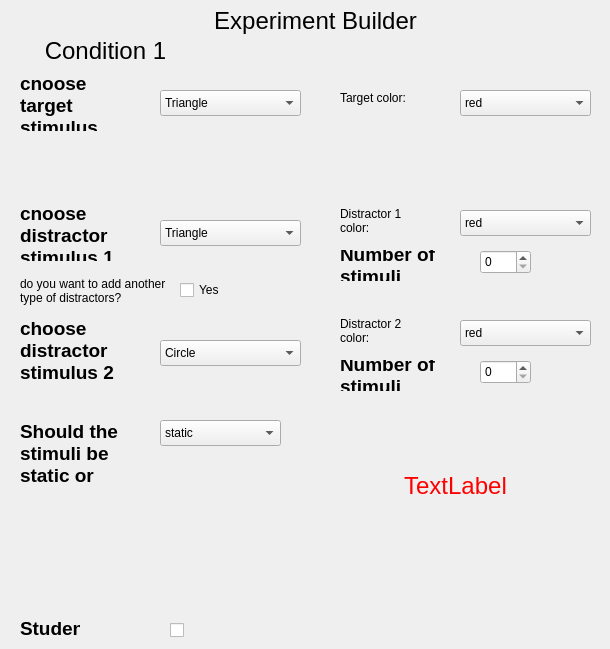
    <widget class="QWidget" name="DemographicsPage">
     <widget class="QLabel" name="errormsg">
      <property name="geometry">
       <rect>
        <x>310</x>
        <y>390</y>
        <width>291</width>
        <height>191</height>
       </rect>
      </property>
      <property name="palette">
       <palette>
        <active>
         <colorrole role="WindowText">
          <brush brushstyle="SolidPattern">
           <color alpha="255">
            <red>255</red>
            <green>0</green>
            <blue>0</blue>
           </color>
          </brush>
         </colorrole>
        </active>
        <inactive>
         <colorrole role="WindowText">
          <brush brushstyle="SolidPattern">
           <color alpha="255">
            <red>255</red>
            <green>0</green>
            <blue>0</blue>
           </color>
          </brush>
         </colorrole>
        </inactive>
        <disabled>
         <colorrole role="WindowText">
          <brush brushstyle="SolidPattern">
           <color alpha="255">
            <red>127</red>
            <green>127</green>
            <blue>127</blue>
           </color>
          </brush>
         </colorrole>
        </disabled>
       </palette>
      </property>
      <property name="font">
       <font>
        <family>Arial</family>
        <pointsize>18</pointsize>
       </font>
      </property>
      <property name="text">
       <string>TextLabel</string>
      </property>
      <property name="alignment">
       <set>Qt::AlignCenter</set>
      </property>
      <property name="wordWrap">
       <bool>true</bool>
      </property>
     </widget>
     <widget class="QLabel" name="SexLabel">
      <property name="geometry">
       <rect>
        <x>20</x>
        <y>420</y>
        <width>121</width>
        <height>71</height>
       </rect>
      </property>
      <property name="font">
       <font>
        <family>Arial</family>
        <pointsize>14</pointsize>
        <weight>75</weight>
        <bold>true</bold>
       </font>
      </property>
      <property name="text">
       <string>Should the stimuli be static or moving?</string>
      </property>
      <property name="alignment">
       <set>Qt::AlignLeading|Qt::AlignLeft|Qt::AlignTop</set>
      </property>
      <property name="wordWrap">
       <bool>true</bool>
      </property>
     </widget>
     <widget class="QLabel" name="StudentLabel">
      <property name="geometry">
       <rect>
        <x>20</x>
        <y>620</y>
        <width>60</width>
        <height>16</height>
       </rect>
      </property>
      <property name="font">
       <font>
        <family>Arial</family>
        <pointsize>14</pointsize>
        <weight>75</weight>
        <italic>false</italic>
        <bold>true</bold>
       </font>
      </property>
      <property name="text">
       <string>Student?</string>
      </property>
      <property name="wordWrap">
       <bool>true</bool>
      </property>
     </widget>
     <widget class="QLabel" name="AgeLabel">
      <property name="geometry">
       <rect>
        <x>340</x>
        <y>250</y>
        <width>111</width>
        <height>31</height>
       </rect>
      </property>
      <property name="font">
       <font>
        <family>Arial</family>
        <pointsize>14</pointsize>
        <weight>75</weight>
        <bold>true</bold>
       </font>
      </property>
      <property name="text">
       <string>Number of stimuli</string>
      </property>
      <property name="wordWrap">
       <bool>true</bool>
      </property>
     </widget>
     <widget class="QLabel" name="label_6">
      <property name="geometry">
       <rect>
        <x>140</x>
        <y>0</y>
        <width>351</width>
        <height>41</height>
       </rect>
      </property>
      <property name="palette">
       <palette>
        <active>
         <colorrole role="WindowText">
          <brush brushstyle="SolidPattern">
           <color alpha="255">
            <red>0</red>
            <green>0</green>
            <blue>0</blue>
           </color>
          </brush>
         </colorrole>
         <colorrole role="Base">
          <brush brushstyle="SolidPattern">
           <color alpha="255">
            <red>6</red>
            <green>6</green>
            <blue>6</blue>
           </color>
          </brush>
         </colorrole>
         <colorrole role="Window">
          <brush brushstyle="SolidPattern">
           <color alpha="255">
            <red>0</red>
            <green>0</green>
            <blue>0</blue>
           </color>
          </brush>
         </colorrole>
        </active>
        <inactive>
         <colorrole role="WindowText">
          <brush brushstyle="SolidPattern">
           <color alpha="255">
            <red>0</red>
            <green>0</green>
            <blue>0</blue>
           </color>
          </brush>
         </colorrole>
         <colorrole role="Base">
          <brush brushstyle="SolidPattern">
           <color alpha="255">
            <red>6</red>
            <green>6</green>
            <blue>6</blue>
           </color>
          </brush>
         </colorrole>
         <colorrole role="Window">
          <brush brushstyle="SolidPattern">
           <color alpha="255">
            <red>0</red>
            <green>0</green>
            <blue>0</blue>
           </color>
          </brush>
         </colorrole>
        </inactive>
        <disabled>
         <colorrole role="WindowText">
          <brush brushstyle="SolidPattern">
           <color alpha="255">
            <red>127</red>
            <green>127</green>
            <blue>127</blue>
           </color>
          </brush>
         </colorrole>
         <colorrole role="Base">
          <brush brushstyle="SolidPattern">
           <color alpha="255">
            <red>0</red>
            <green>0</green>
            <blue>0</blue>
           </color>
          </brush>
         </colorrole>
         <colorrole role="Window">
          <brush brushstyle="SolidPattern">
           <color alpha="255">
            <red>0</red>
            <green>0</green>
            <blue>0</blue>
           </color>
          </brush>
         </colorrole>
        </disabled>
       </palette>
      </property>
      <property name="font">
       <font>
        <family>Arial</family>
        <pointsize>18</pointsize>
       </font>
      </property>
      <property name="autoFillBackground">
       <bool>false</bool>
      </property>
      <property name="text">
       <string>Experiment Builder</string>
      </property>
      <property name="alignment">
       <set>Qt::AlignCenter</set>
      </property>
      <property name="wordWrap">
       <bool>true</bool>
      </property>
     </widget>
     <widget class="QSpinBox" name="NumberDistractor1">
      <property name="geometry">
       <rect>
        <x>480</x>
        <y>250</y>
        <width>51</width>
        <height>24</height>
       </rect>
      </property>
      <property name="maximum">
       <number>200</number>
      </property>
     </widget>
     <widget class="QCheckBox" name="StudentCheckbox">
      <property name="geometry">
       <rect>
        <x>170</x>
        <y>620</y>
        <width>87</width>
        <height>20</height>
       </rect>
      </property>
      <property name="text">
       <string/>
      </property>
     </widget>
     <widget class="QLabel" name="AgeLabel_2">
      <property name="geometry">
       <rect>
        <x>20</x>
        <y>80</y>
        <width>111</width>
        <height>51</height>
       </rect>
      </property>
      <property name="font">
       <font>
        <family>Arial</family>
        <pointsize>14</pointsize>
        <weight>75</weight>
        <bold>true</bold>
       </font>
      </property>
      <property name="text">
       <string>choose target stimulus</string>
      </property>
      <property name="wordWrap">
       <bool>true</bool>
      </property>
     </widget>
     <widget class="QComboBox" name="typeTargetStimulus">
      <property name="geometry">
       <rect>
        <x>160</x>
        <y>90</y>
        <width>141</width>
        <height>26</height>
       </rect>
      </property>
      <item>
       <property name="text">
        <string>Triangle</string>
       </property>
      </item>
      <item>
       <property name="text">
        <string>Circle</string>
       </property>
      </item>
      <item>
       <property name="text">
        <string>Square</string>
       </property>
      </item>
     </widget>
     <widget class="QLabel" name="label">
      <property name="geometry">
       <rect>
        <x>340</x>
        <y>90</y>
        <width>91</width>
        <height>16</height>
       </rect>
      </property>
      <property name="text">
       <string>Target color:</string>
      </property>
     </widget>
     <widget class="QComboBox" name="colorTargetStimulus">
      <property name="geometry">
       <rect>
        <x>460</x>
        <y>90</y>
        <width>131</width>
        <height>26</height>
       </rect>
      </property>
      <item>
       <property name="text">
        <string>red</string>
       </property>
      </item>
      <item>
       <property name="text">
        <string>blue</string>
       </property>
      </item>
      <item>
       <property name="text">
        <string>green</string>
       </property>
      </item>
     </widget>
     <widget class="QLabel" name="AgeLabel_3">
      <property name="geometry">
       <rect>
        <x>20</x>
        <y>210</y>
        <width>111</width>
        <height>51</height>
       </rect>
      </property>
      <property name="font">
       <font>
        <family>Arial</family>
        <pointsize>14</pointsize>
        <weight>75</weight>
        <bold>true</bold>
       </font>
      </property>
      <property name="text">
       <string>choose distractor stimulus 1</string>
      </property>
      <property name="wordWrap">
       <bool>true</bool>
      </property>
     </widget>
     <widget class="QComboBox" name="typeDistractorStimulus1">
      <property name="geometry">
       <rect>
        <x>160</x>
        <y>220</y>
        <width>141</width>
        <height>26</height>
       </rect>
      </property>
      <item>
       <property name="text">
        <string>Triangle</string>
       </property>
      </item>
      <item>
       <property name="text">
        <string>Circle</string>
       </property>
      </item>
      <item>
       <property name="text">
        <string>Square</string>
       </property>
      </item>
     </widget>
     <widget class="QLabel" name="AgeLabel_4">
      <property name="geometry">
       <rect>
        <x>20</x>
        <y>320</y>
        <width>111</width>
        <height>61</height>
       </rect>
      </property>
      <property name="font">
       <font>
        <family>Arial</family>
        <pointsize>14</pointsize>
        <weight>75</weight>
        <bold>true</bold>
       </font>
      </property>
      <property name="text">
       <string>choose distractor stimulus 2</string>
      </property>
      <property name="wordWrap">
       <bool>true</bool>
      </property>
     </widget>
     <widget class="QComboBox" name="typeDistractorStimulus2">
      <property name="geometry">
       <rect>
        <x>160</x>
        <y>340</y>
        <width>141</width>
        <height>26</height>
       </rect>
      </property>
      <item>
       <property name="text">
        <string>Circle</string>
       </property>
      </item>
      <item>
       <property name="text">
        <string>Triangle</string>
       </property>
      </item>
      <item>
       <property name="text">
        <string>Square</string>
       </property>
      </item>
     </widget>
     <widget class="QLabel" name="label_3">
      <property name="geometry">
       <rect>
        <x>340</x>
        <y>200</y>
        <width>91</width>
        <height>41</height>
       </rect>
      </property>
      <property name="text">
       <string>Distractor 1 color:</string>
      </property>
      <property name="wordWrap">
       <bool>true</bool>
      </property>
     </widget>
     <widget class="QComboBox" name="colorDistractorStimulus1">
      <property name="geometry">
       <rect>
        <x>460</x>
        <y>210</y>
        <width>131</width>
        <height>26</height>
       </rect>
      </property>
      <item>
       <property name="text">
        <string>red</string>
       </property>
      </item>
      <item>
       <property name="text">
        <string>blue</string>
       </property>
      </item>
      <item>
       <property name="text">
        <string>green</string>
       </property>
      </item>
     </widget>
     <widget class="QLabel" name="label_4">
      <property name="geometry">
       <rect>
        <x>340</x>
        <y>310</y>
        <width>91</width>
        <height>41</height>
       </rect>
      </property>
      <property name="text">
       <string>Distractor 2 color:</string>
      </property>
      <property name="wordWrap">
       <bool>true</bool>
      </property>
     </widget>
     <widget class="QComboBox" name="colorDistractorStimulus2">
      <property name="geometry">
       <rect>
        <x>460</x>
        <y>320</y>
        <width>131</width>
        <height>26</height>
       </rect>
      </property>
      <item>
       <property name="text">
        <string>red</string>
       </property>
      </item>
      <item>
       <property name="text">
        <string>blue</string>
       </property>
      </item>
      <item>
       <property name="text">
        <string>green</string>
       </property>
      </item>
     </widget>
     <widget class="QSpinBox" name="NumberDistractor2">
      <property name="geometry">
       <rect>
        <x>480</x>
        <y>360</y>
        <width>51</width>
        <height>24</height>
       </rect>
      </property>
      <property name="maximum">
       <number>200</number>
      </property>
     </widget>
     <widget class="QLabel" name="AgeLabel_6">
      <property name="geometry">
       <rect>
        <x>340</x>
        <y>360</y>
        <width>111</width>
        <height>31</height>
       </rect>
      </property>
      <property name="font">
       <font>
        <family>Arial</family>
        <pointsize>14</pointsize>
        <weight>75</weight>
        <bold>true</bold>
       </font>
      </property>
      <property name="text">
       <string>Number of stimuli</string>
      </property>
      <property name="wordWrap">
       <bool>true</bool>
      </property>
     </widget>
     <widget class="QComboBox" name="StimulusDynamic">
      <property name="geometry">
       <rect>
        <x>160</x>
        <y>420</y>
        <width>121</width>
        <height>26</height>
       </rect>
      </property>
      <item>
       <property name="text">
        <string>static</string>
       </property>
      </item>
      <item>
       <property name="text">
        <string>moving</string>
       </property>
      </item>
     </widget>
     <widget class="QLabel" name="Condition1Label">
      <property name="geometry">
       <rect>
        <x>20</x>
        <y>30</y>
        <width>171</width>
        <height>41</height>
       </rect>
      </property>
      <property name="palette">
       <palette>
        <active>
         <colorrole role="WindowText">
          <brush brushstyle="SolidPattern">
           <color alpha="255">
            <red>0</red>
            <green>0</green>
            <blue>0</blue>
           </color>
          </brush>
         </colorrole>
         <colorrole role="Base">
          <brush brushstyle="SolidPattern">
           <color alpha="255">
            <red>6</red>
            <green>6</green>
            <blue>6</blue>
           </color>
          </brush>
         </colorrole>
         <colorrole role="Window">
          <brush brushstyle="SolidPattern">
           <color alpha="255">
            <red>0</red>
            <green>0</green>
            <blue>0</blue>
           </color>
          </brush>
         </colorrole>
        </active>
        <inactive>
         <colorrole role="WindowText">
          <brush brushstyle="SolidPattern">
           <color alpha="255">
            <red>0</red>
            <green>0</green>
            <blue>0</blue>
           </color>
          </brush>
         </colorrole>
         <colorrole role="Base">
          <brush brushstyle="SolidPattern">
           <color alpha="255">
            <red>6</red>
            <green>6</green>
            <blue>6</blue>
           </color>
          </brush>
         </colorrole>
         <colorrole role="Window">
          <brush brushstyle="SolidPattern">
           <color alpha="255">
            <red>0</red>
            <green>0</green>
            <blue>0</blue>
           </color>
          </brush>
         </colorrole>
        </inactive>
        <disabled>
         <colorrole role="WindowText">
          <brush brushstyle="SolidPattern">
           <color alpha="255">
            <red>127</red>
            <green>127</green>
            <blue>127</blue>
           </color>
          </brush>
         </colorrole>
         <colorrole role="Base">
          <brush brushstyle="SolidPattern">
           <color alpha="255">
            <red>0</red>
            <green>0</green>
            <blue>0</blue>
           </color>
          </brush>
         </colorrole>
         <colorrole role="Window">
          <brush brushstyle="SolidPattern">
           <color alpha="255">
            <red>0</red>
            <green>0</green>
            <blue>0</blue>
           </color>
          </brush>
         </colorrole>
        </disabled>
       </palette>
      </property>
      <property name="font">
       <font>
        <family>Arial</family>
        <pointsize>18</pointsize>
       </font>
      </property>
      <property name="autoFillBackground">
       <bool>false</bool>
      </property>
      <property name="text">
       <string>Condition 1</string>
      </property>
      <property name="alignment">
       <set>Qt::AlignCenter</set>
      </property>
      <property name="wordWrap">
       <bool>true</bool>
      </property>
     </widget>
     <widget class="QCheckBox" name="secondDistractorCheck">
      <property name="geometry">
       <rect>
        <x>180</x>
        <y>280</y>
        <width>87</width>
        <height>20</height>
       </rect>
      </property>
      <property name="text">
       <string>Yes</string>
      </property>
     </widget>
     <widget class="QLabel" name="label_7">
      <property name="geometry">
       <rect>
        <x>20</x>
        <y>260</y>
        <width>151</width>
        <height>61</height>
       </rect>
      </property>
      <property name="text">
       <string>do you want to add another type of distractors?</string>
      </property>
      <property name="wordWrap">
       <bool>true</bool>
      </property>
     </widget>
    </widget>
